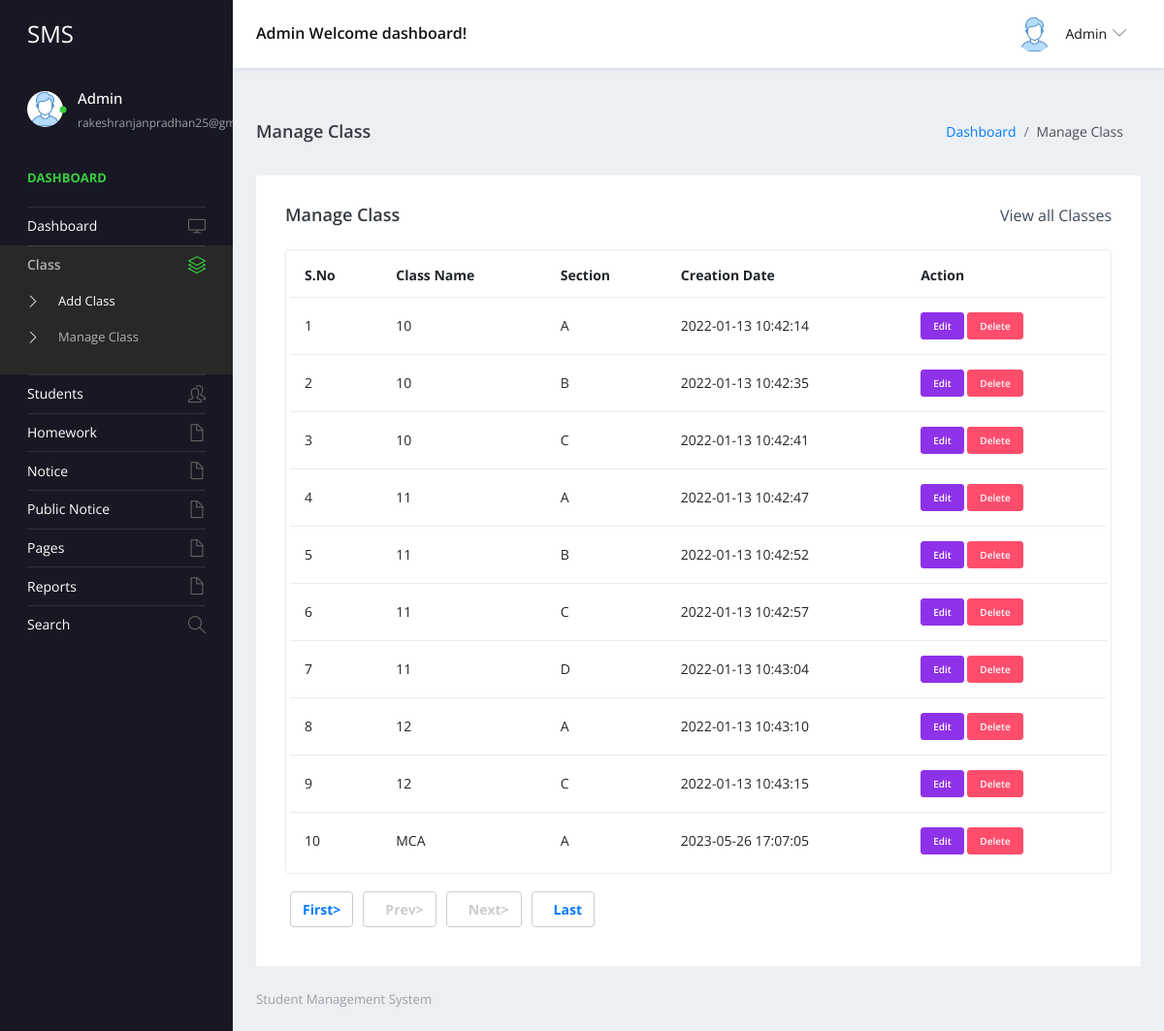
Page /studentms/admin/manage-class.php (signed in) on the committed database.
### tables this page shows
CREATE TABLE `tblclass` (
  `ID` int(5) NOT NULL,
  `ClassName` varchar(50) DEFAULT NULL,
  `Section` varchar(20) DEFAULT NULL,
  `CreationDate` timestamp NULL DEFAULT current_timestamp()
);

### studentms/admin/manage-class.php (the view, shortened to what this page needs)
<?php
include('includes/dbconnection.php');
if (strlen($_SESSION['sturecmsaid']==0)) {
  header('location:logout.php');
  } else{
?>
<!DOCTYPE html>
<html lang="en">
  <head>
    <link rel="stylesheet" href="vendors/simple-line-icons/css/simple-line-icons.css">
    <link rel="stylesheet" href="vendors/flag-icon-css/css/flag-icon.min.css">
    <link rel="stylesheet" href="vendors/css/vendor.bundle.base.css">
    <link rel="stylesheet" href="./vendors/daterangepicker/daterangepicker.css">
    <link rel="stylesheet" href="./vendors/chartist/chartist.min.css">
    <link rel="stylesheet" href="./css/style.css">
  </head>
  <body>
    <div class="container-scroller">
     <?php include_once('includes/header.php');?>
      <div class="container-fluid page-body-wrapper">
        <?php include_once('includes/sidebar.php');?>
        <div class="main-panel">
          <div class="content-wrapper">
             <div class="page-header">
              <h3 class="page-title"> Manage Class </h3>
              <nav aria-label="breadcrumb">
                <ol class="breadcrumb">
                  <li class="breadcrumb-item"><a href="dashboard.php">Dashboard</a></li>
                  <li class="breadcrumb-item active" aria-current="page"> Manage Class</li>
                </ol>
              </nav>
            </div>
            <div class="row">
              <div class="col-md-12 grid-margin stretch-card">
                <div class="card">
                  <div class="card-body">
                    <div class="d-sm-flex align-items-center mb-4">
                      <h4 class="card-title mb-sm-0">Manage Class</h4>
                      <a href="#" class="text-dark ml-auto mb-3 mb-sm-0"> View all Classes</a>
                    </div>
                    <div class="table-responsive border rounded p-1">
                      <table class="table">
                        <thead>
                          <tr>
                            <th class="font-weight-bold">S.No</th>
                            <th class="font-weight-bold">Class Name</th>
                            <th class="font-weight-bold">Section</th>
                            <th class="font-weight-bold">Creation Date</th>
                            <th class="font-weight-bold">Action</th>
                          </tr>
                        </thead>
                        <tbody>
                           <?php
                           if (isset($_GET['pageno'])) {
            $pageno = $_GET['pageno'];
        } else {
            $pageno = 1;
        }
        $no_of_records_per_page =15;
        $offset = ($pageno-1) * $no_of_records_per_page;
       $ret = "SELECT ID FROM tblclass";
$query1 = $dbh -> prepare($ret);
$query1->execute();
$total_rows=$query1->rowCount();
$total_pages = ceil($total_rows / $no_of_records_per_page);
$sql="SELECT * from tblclass LIMIT $offset, $no_of_records_per_page";
$query = $dbh -> prepare($sql);
$query->execute();
$results=$query->fetchAll(PDO::FETCH_OBJ);
$cnt=1;
if($query->rowCount() > 0)
{
foreach($results as $row)
{               ?>
                          <tr>
                            <td><?php echo htmlentities($cnt);?></td>
                            <td><?php  echo htmlentities($row->ClassName);?></td>
                            <td><?php  echo htmlentities($row->Section);?></td>
                            <td><?php  echo htmlentities($row->CreationDate);?></td>
                            <td>
                              <div><a href="edit-class-detail.php?editid=<?php echo htmlentities ($row->ID);?>" class="btn btn-info btn-xs">Edit</a>
                                                 <a href="manage-class.php?delid=<?php echo ($row->ID);?>" onclick="return confirm('Do you really want to Delete ?');" class="btn btn-danger btn-xs"> Delete</a></div>
                            </td>
                          </tr><?php $cnt=$cnt+1;}} ?>
                        </tbody>
                      </table>
                    </div>
                    <div align="left" class="mt-4">
    <ul class="pagination" >
        <li><a href="?pageno=1"><strong>First></strong></a></li>
        <li class="<?php if($pageno <= 1){ echo 'disabled'; } ?>">
            <a href="<?php if($pageno <= 1){ echo '#'; } else { echo "?pageno=".($pageno - 1); } ?>"><strong style="padding-left: 10px">Prev></strong></a>
        </li>
        <li class="<?php if($pageno >= $total_pages){ echo 'disabled'; } ?>">
            <a href="<?php if($pageno >= $total_pages){ echo '#'; } else { echo "?pageno=".($pageno + 1); } ?>"><strong style="padding-left: 10px">Next></strong></a>
        </li>
        <li><a href="?pageno=<?php echo $total_pages; ?>"><strong style="padding-left: 10px">Last</strong></a></li>
    </ul>
</div>
                  </div>
                </div>
              </div>
            </div>
          </div>
         <?php include_once('includes/footer.php');?>
        </div>
      </div>
    </div>
  </body>
</html><?php }  ?>

### studentms/admin/includes/header.php (shortened to what this page needs)
 <nav class="navbar default-layout-navbar col-lg-12 col-12 p-0 fixed-top d-flex flex-row">
        <div class="navbar-brand-wrapper d-flex align-items-center">
          <a class="navbar-brand brand-logo" href="dashboard.php">
            <strong style="color: white;">SMS</strong>
          </a>
        </div><?php
         $aid= $_SESSION['sturecmsaid'];
$sql="SELECT * from tbladmin where ID=:aid";
$query = $dbh -> prepare($sql);
$query->bindParam(':aid',$aid,PDO::PARAM_STR);
$query->execute();
$results=$query->fetchAll(PDO::FETCH_OBJ);
$cnt=1;
if($query->rowCount() > 0)
{
foreach($results as $row)
{               ?>
        <div class="navbar-menu-wrapper d-flex align-items-center flex-grow-1">
          <h5 class="mb-0 font-weight-medium d-none d-lg-flex"><?php  echo htmlentities($row->AdminName);?> Welcome dashboard!</h5>
          <ul class="navbar-nav navbar-nav-right ml-auto">
            <li class="nav-item dropdown d-none d-xl-inline-flex user-dropdown">
              <a class="nav-link dropdown-toggle" id="UserDropdown" href="#" data-toggle="dropdown" aria-expanded="false">
                <img class="img-xs rounded-circle ml-2" src="images/faces/face8.jpg" alt="Profile image"> <span class="font-weight-normal"> <?php  echo htmlentities($row->AdminName);?> </span></a>
                <?php $cnt=$cnt+1;}} ?>
            </li>
          </ul>
        </div>
      </nav>

### studentms/admin/includes/sidebar.php (shortened to what this page needs)
<nav class="sidebar sidebar-offcanvas" id="sidebar">
          <ul class="nav">
            <li class="nav-item nav-profile">
              <a href="#" class="nav-link">
                <div class="profile-image">
                  <img class="img-xs rounded-circle" src="images/faces/face8.jpg" alt="profile image">
                  <div class="dot-indicator bg-success"></div>
                </div>
                <div class="text-wrapper">
                  <?php
         $aid= $_SESSION['sturecmsaid'];
$sql="SELECT * from tbladmin where ID=:aid";
$query = $dbh -> prepare($sql);
$query->bindParam(':aid',$aid,PDO::PARAM_STR);
$query->execute();
$results=$query->fetchAll(PDO::FETCH_OBJ);
$cnt=1;
if($query->rowCount() > 0)
{
foreach($results as $row)
{               ?>
                  <p class="profile-name"><?php  echo htmlentities($row->AdminName);?></p>
                  <p class="designation"><?php  echo htmlentities($row->Email);?></p><?php $cnt=$cnt+1;}} ?>
                </div>
              </a>
            </li>
            <li class="nav-item nav-category">
              <span class="nav-link">Dashboard</span>
            </li>
            <li class="nav-item">
              <a class="nav-link" href="dashboard.php">
                <span class="menu-title">Dashboard</span>
                <i class="icon-screen-desktop menu-icon"></i>
              </a>
            </li>
            <li class="nav-item">
              <a class="nav-link" data-toggle="collapse" href="#ui-basic" aria-expanded="false" aria-controls="ui-basic">
                <span class="menu-title">Class</span>
                <i class="icon-layers menu-icon"></i>
              </a>
              <div class="collapse" id="ui-basic">
                <ul class="nav flex-column sub-menu">
                  <li class="nav-item"> <a class="nav-link" href="add-class.php">Add Class</a></li>
                  <li class="nav-item"> <a class="nav-link" href="manage-class.php">Manage Class</a></li>
                </ul>
              </div>
            </li>
            <li class="nav-item">
              <a class="nav-link" data-toggle="collapse" href="#ui-basic1" aria-expanded="false" aria-controls="ui-basic1">
                <span class="menu-title">Students</span>
                <i class="icon-people menu-icon"></i>
              </a>
            </li>
 <li class="nav-item">
              <a class="nav-link" data-toggle="collapse" href="#hw" aria-expanded="false" aria-controls="hw">
                <span class="menu-title">Homework</span>
                <i class="icon-doc menu-icon"></i>
              </a>
            </li>
            <li class="nav-item">
              <a class="nav-link" data-toggle="collapse" href="#auth" aria-expanded="false" aria-controls="auth">
                <span class="menu-title">Notice</span>
                <i class="icon-doc menu-icon"></i>
              </a>
            </li>
            <li class="nav-item">
              <a class="nav-link" data-toggle="collapse" href="#auth1" aria-expanded="false" aria-controls="auth">
                <span class="menu-title">Public Notice</span>
                <i class="icon-doc menu-icon"></i>
              </a>
              <li class="nav-item">
              <a class="nav-link" data-toggle="collapse" href="#auth2" aria-expanded="false" aria-controls="auth">
                <span class="menu-title">Pages</span>
                <i class="icon-doc menu-icon"></i>
              </a>
            </li>
      <li class="nav-item">
              <a class="nav-link" data-toggle="collapse" href="#auth22" aria-expanded="false" aria-controls="auth2">
                <span class="menu-title">Reports</span>
                <i class="icon-doc menu-icon"></i>
              </a>
            </li>
            <li class="nav-item">
              <a class="nav-link" href="search.php">
                <span class="menu-title">Search</span>
                <i class="icon-magnifier menu-icon"></i>
              </a>
            </li>
            </li>
          </ul>
        </nav>

### studentms/admin/includes/footer.php
<footer class="footer">
            <div class="d-sm-flex justify-content-center justify-content-sm-between">
              <span class="text-muted d-block text-center text-sm-left d-sm-inline-block" style="color: blue;">Student  Management System</span>
            </div>
          </footer>

### rows in the picture
tblclass: ClassName "10", Section "A", CreationDate "2022-01-13 10:42:14"
tblclass: ClassName "10", Section "B", CreationDate "2022-01-13 10:42:35"
tblclass: ClassName "10", Section "C", CreationDate "2022-01-13 10:42:41"
tblclass: ClassName "11", Section "A", CreationDate "2022-01-13 10:42:47"
tblclass: ClassName "11", Section "B", CreationDate "2022-01-13 10:42:52"
tblclass: ClassName "11", Section "C", CreationDate "2022-01-13 10:42:57"
tblclass: ClassName "11", Section "D", CreationDate "2022-01-13 10:43:04"
tblclass: ClassName "12", Section "A", CreationDate "2022-01-13 10:43:10"
tblclass: ClassName "12", Section "C", CreationDate "2022-01-13 10:43:15"
tblclass: ClassName "MCA", Section "A", CreationDate "2023-05-26 17:07:05"

### other values in the picture
$row->AdminName "Admin"
